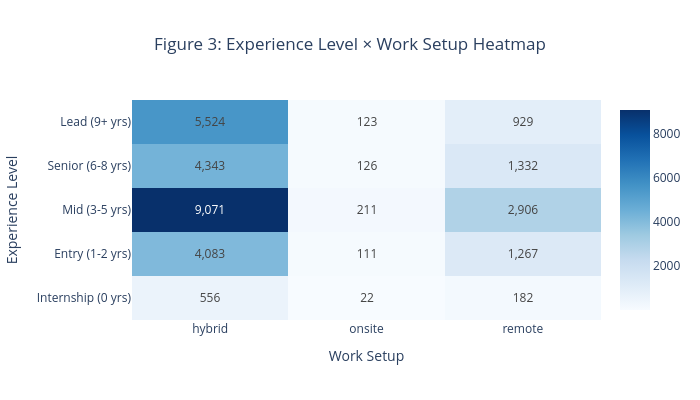

The code cell stored with this chart in its notebook:
### Markdown cell above
**Why this visualization?**
Bar chart (left): Shows the exact distribution of required years, revealing hiring demand at each experience threshold.
Pie chart (right): Simplifies the distribution into intuitive career stages (Internship, Entry, Mid, Senior, Lead).

**Key insights**
Bar Chart: The distribution is heavily right-skewed, peaking at 0–5 years of required experience. Demand drops sharply after year 5, with sporadic spikes at years 10 and 12 reflecting seniority thresholds. Most of all postings target early-career professionals, confirming that the data science and analytics talent pipeline is weighted toward entry-level hiring.
Pie Chart: Mid-level roles (3-5 yrs) dominate at 39.6%, revealing that employers primarily seek professionals with established, practical experience rather than fresh entrants. Lead (21.4%) and Senior (18.8%) together account for over 40% of postings, signaling strong demand for seasoned talent and clear upward career mobility. Entry-level (17.8%) and Internship (2.47%) form the smallest share, suggesting the market currently favors experienced hires over career starters — a potential challenge for newcomers but a strong indicator of the field's maturity and demand for specialized expertise.

### Code cell
# Heatmap: Experience Level vs Work Setup
heatmap_data = df_exp.groupBy("EXPERIENCE_LEVEL", "REMOTE_TYPE_NAME_CLEANED").count().toPandas()

# Pivot for heatmap format
heatmap_pivot = heatmap_data.pivot(
    index="EXPERIENCE_LEVEL", 
    columns="REMOTE_TYPE_NAME_CLEANED", 
    values="count"
).fillna(0)

# Ensure logical order
exp_order = ["Internship (0 yrs)", "Entry (1-2 yrs)", "Mid (3-5 yrs)", "Senior (6-8 yrs)", "Lead (9+ yrs)"]
heatmap_pivot = heatmap_pivot.reindex(exp_order)

# Create heatmap
fig_heatmap = go.Figure(data=go.Heatmap(
    z=heatmap_pivot.values,
    x=heatmap_pivot.columns,
    y=heatmap_pivot.index,
    colorscale="Blues",
    text=heatmap_pivot.values.astype(int),
    texttemplate="%{text:,}",
    textfont=dict(size=12),
    hovertemplate="Experience: %{y}<br>Work Setup: %{x}<br>Postings: %{z:,}<extra></extra>"
))

fig_heatmap.update_layout(
    title="Figure 3: Experience Level × Work Setup Heatmap",
    title_x=0.5,
    xaxis_title="Work Setup",
    yaxis_title="Experience Level",
    height=400,
    width=700
)

fig_heatmap.show()

### Figure 1 — Plotly figure (JSON) as saved in the notebook; plotly's stock layout.template omitted (floating-point values rounded to 4 significant figures)
{"data": [{"colorscale": [[0, "rgb(247,251,255)"], [0.125, "rgb(222,235,247)"], [0.25, "rgb(198,219,239)"], [0.375, "rgb(158,202,225)"], [0.5, "rgb(107,174,214)"], [0.625, "rgb(66,146,198)"], [0.75, "rgb(33,113,181)"], [0.875, "rgb(8,81,156)"], [1, "rgb(8,48,107)"]], "hovertemplate": "Experience: %{y}<br>Work Setup: %{x}<br>Postings: %{z:,}<extra></extra>", "text": [[556, 22, 182], [4083, 111, 1267], [9071, 211, 2906], [4343, 126, 1332], [5524, 123, 929]], "textfont": {"size": 12}, "texttemplate": "%{text:,}", "type": "heatmap", "x": ["hybrid", "onsite", "remote"], "y": ["Internship (0 yrs)", "Entry (1-2 yrs)", "Mid (3-5 yrs)", "Senior (6-8 yrs)", "Lead (9+ yrs)"], "z": [[556, 22, 182], [4083, 111, 1267], [9071, 211, 2906], [4343, 126, 1332], [5524, 123, 929]]}], "layout": {"height": 400, "title": {"text": "Figure 3: Experience Level × Work Setup Heatmap", "x": 0.5}, "width": 700, "xaxis": {"title": {"text": "Work Setup"}}, "yaxis": {"title": {"text": "Experience Level"}}}}
